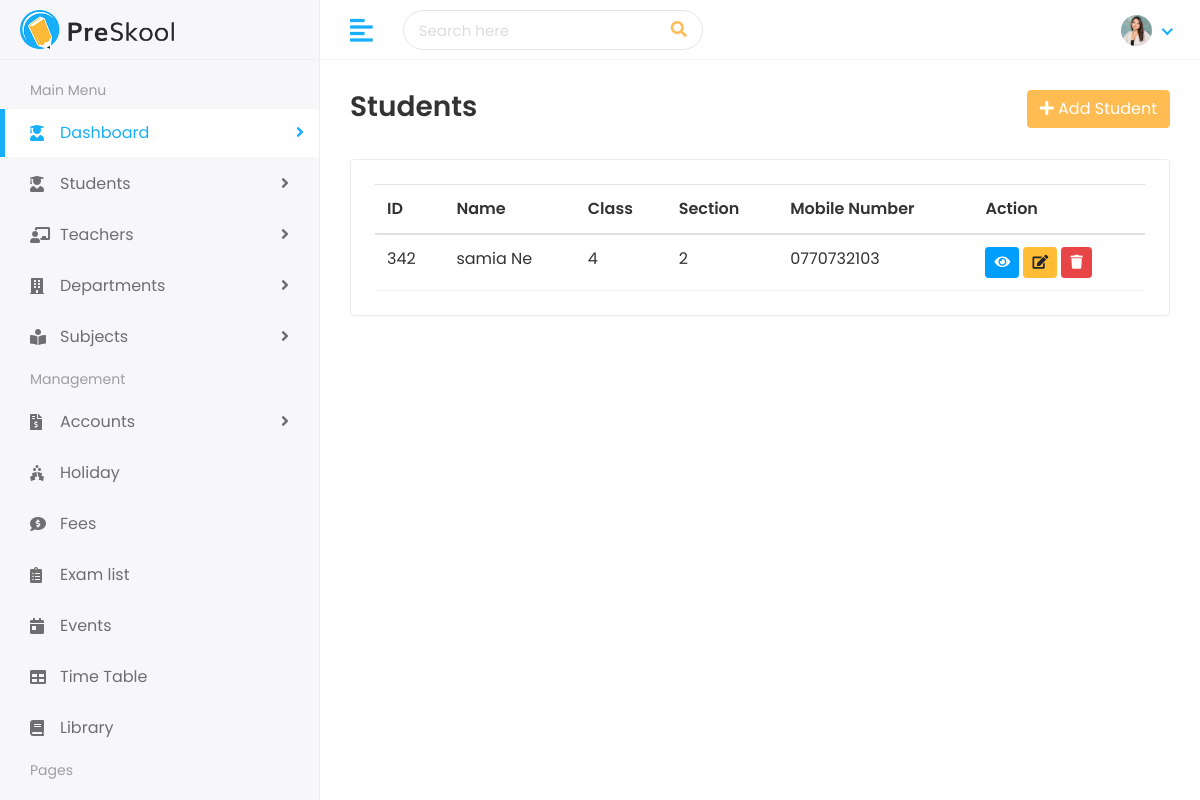
The app's page /student/, older data.
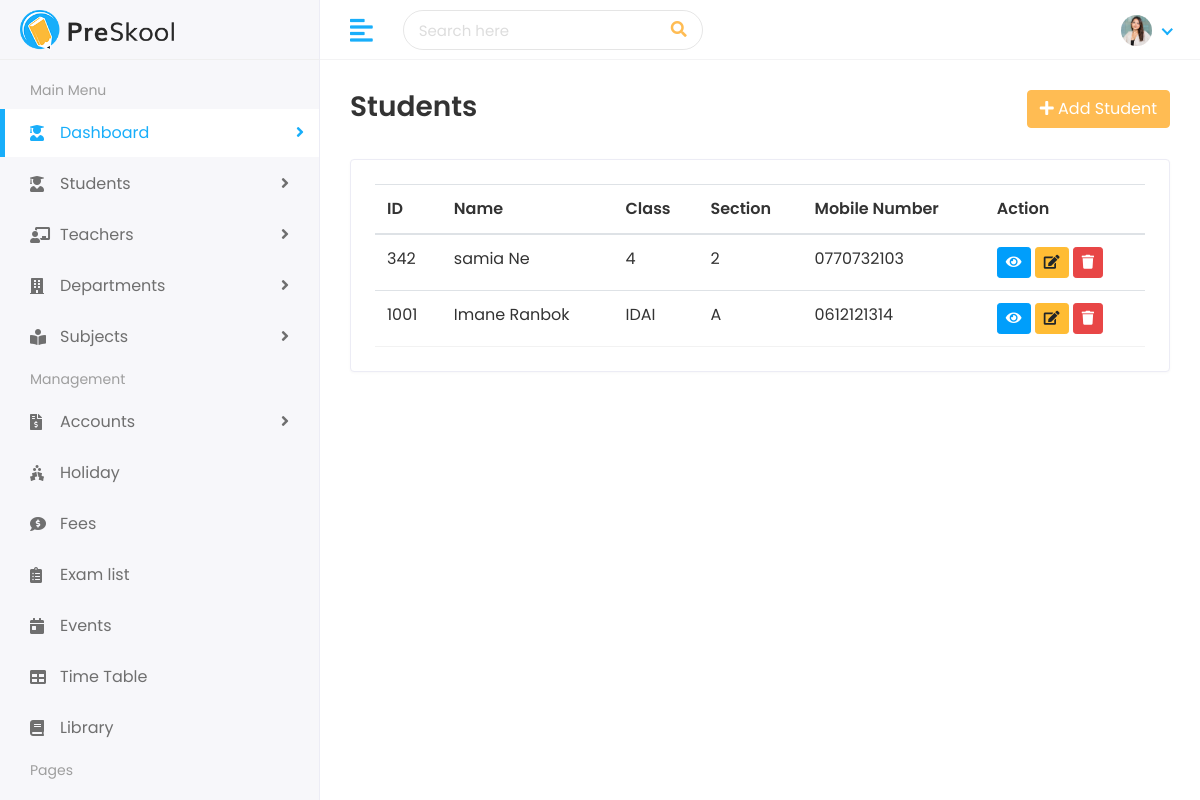
The same page, newer data.
### student/models.py (models this page shows)
class Student(models.Model):
 first_name = models.CharField(max_length=100)
 last_name = models.CharField(max_length=100)
 student_id = models.CharField(max_length=20)
 gender = models.CharField(max_length=10,
 choices=[('Male','Male'), ('Female','Female')])
 date_of_birth = models.DateField()
 student_class = models.CharField(max_length=50)
 joining_date = models.DateField()
 mobile_number = models.CharField(max_length=15)
 admission_number = models.CharField(max_length=20)
 section = models.CharField(max_length=10)
 student_image = models.CharField(max_length=500, blank=True, null=True)
 parent = models.OneToOneField(
 Parent, on_delete=models.CASCADE)

### student/views.py (the view)
# urls.py: path('', views.student_list, name='student_list'),
def student_list(request):
    students = Student.objects.all()
    print(f"DEBUG - Nombre d'étudiants envoyés au template: {students.count()}")  # Vérification
    return render(request, 'students/students.html', {'students': students})

### templates/students/students.html (shortened to what this page needs)
{% extends 'base.html' %}
{% load static %}
{% block body %}
<div class="page-wrapper">
   <div class="content container-fluid">
      <div class="page-header">
         <div class="row align-items-center">
            <div class="col">
               <h3 class="page-title">Students</h3>
            </div>
            <div class="col-auto text-right">
               <a href="{% url 'add_student' %}" class="btn btn-primary">
                  <i class="fas fa-plus"></i> Add Student
               </a>
            </div>
         </div>
      </div>
      <div class="row">
         <div class="col-sm-12">
            <div class="card">
               <div class="card-body">
                  <div class="table-responsive">
                     <table class="table table-hover">
                        <thead>
                           <tr>
                              <th>ID</th>
                              <th>Name</th>
                              <th>Class</th>
                              <th>Section</th>
                              <th>Mobile Number</th>
                              <th>Action</th>
                           </tr>
                        </thead>
                        <tbody>
                           {% for student in students %}
                           <tr>
                              <td>{{ student.student_id }}</td>
                              <td>{{ student.first_name }} {{ student.last_name }}</td>
                              <td>{{ student.student_class }}</td>
                              <td>{{ student.section }}</td>
                              <td>{{ student.mobile_number }}</td>
                              <td>
                                 <a href="{% url 'view_student' student.student_id %}" class="btn btn-sm btn-info">
                                    <i class="fas fa-eye"></i>
                                 </a>
                                 <a href="{% url 'edit_student' student.student_id %}" class="btn btn-sm btn-warning">
                                    <i class="fas fa-edit"></i>
                                 </a>
                                 <a href="{% url 'delete_student' student.student_id %}" class="btn btn-sm btn-danger">
                                    <i class="fas fa-trash"></i>
                                 </a>
                              </td>
                           </tr>
                           {% empty %}
                           <tr>
                              <td colspan="6" class="text-center">No students found</td>
                           </tr>
                           {% endfor %}
                        </tbody>
                     </table>
                  </div>
               </div>
            </div>
         </div>
      </div>
   </div>
</div>
{% endblock %}

### templates/base.html (shortened to what this page needs)
{% load static %}
<!DOCTYPE html>
<html lang="en">
   <head>
      <link rel="stylesheet" href="{%static 'assets/plugins/bootstrap/css/bootstrap.min.css' %}">
      <link rel="stylesheet" href="{%static 'assets/plugins/fontawesome/css/fontawesome.min.css' %}">
      <link rel="stylesheet" href="{%static 'assets/plugins/fontawesome/css/all.min.css' %}">
      <link rel="stylesheet" href="{%static 'assets/css/style.css' %}">
   </head>
   <body>
      <div class="main-wrapper">
         <div class="header">
            <div class="header-left">
               <a href="index.html" class="logo">
               <img src="{%static 'assets/img/logo.png' %}" alt="Logo">
               </a>
            </div>
            <a href="javascript:void(0);" id="toggle_btn">
            <i class="fas fa-align-left"></i>
            </a>
            <div class="top-nav-search">
               <form>
                  <input type="text" class="form-control" placeholder="Search here">
                  <button class="btn" type="submit"><i class="fas fa-search"></i></button>
               </form>
            </div>
            <ul class="nav user-menu">
               <li class="nav-item dropdown noti-dropdown">
                  <a href="#" class="dropdown-toggle nav-link" data-toggle="dropdown">
                  </a>
               </li>
               <li class="nav-item dropdown has-arrow">
                  <a href="#" class="dropdown-toggle nav-link" data-toggle="dropdown">
                  <span class="user-img"><img class="rounded-circle" src="{%static 'assets/img/profiles/avatar-01.jpg'%}" width="31" alt="Ryan Taylor"></span>
                  </a>
               </li>
            </ul>
         </div>
         <div class="sidebar" id="sidebar">
            <div class="sidebar-inner slimscroll">
               <div id="sidebar-menu" class="sidebar-menu">
                  <ul>
                     <li class="menu-title">
                        <span>Main Menu</span>
                     </li>
                     <li class="submenu active">
                        <a href="#"><i class="fas fa-user-graduate"></i> <span> Dashboard</span> <span class="menu-arrow"></span></a>
                     </li>
                     <li class="submenu">
                        <a href="#"><i class="fas fa-user-graduate"></i> <span> Students</span> <span class="menu-arrow"></span></a>
                     </li>
                     <li class="submenu">
                        <a href="#"><i class="fas fa-chalkboard-teacher"></i> <span> Teachers</span> <span class="menu-arrow"></span></a>
                     </li>
                     <li class="submenu">
                        <a href="#"><i class="fas fa-building"></i> <span> Departments</span> <span class="menu-arrow"></span></a>
                     </li>
                     <li class="submenu">
                        <a href="#"><i class="fas fa-book-reader"></i> <span> Subjects</span> <span class="menu-arrow"></span></a>
                     </li>
                     <li class="menu-title">
                        <span>Management</span>
                     </li>
                     <li class="submenu">
                        <a href="#"><i class="fas fa-file-invoice-dollar"></i> <span> Accounts</span> <span class="menu-arrow"></span></a>
                     </li>
                     <li>
                        <a href="holiday.html"><i class="fas fa-holly-berry"></i> <span>Holiday</span></a>
                     </li>
                     <li>
                        <a href="fees.html"><i class="fas fa-comment-dollar"></i> <span>Fees</span></a>
                     </li>
                     <li>
                        <a href="exam.html"><i class="fas fa-clipboard-list"></i> <span>Exam list</span></a>
                     </li>
                     <li>
                        <a href="event.html"><i class="fas fa-calendar-day"></i> <span>Events</span></a>
                     </li>
                     <li>
                        <a href="time-table.html"><i class="fas fa-table"></i> <span>Time Table</span></a>
                     </li>
                     <li>
                        <a href="library.html"><i class="fas fa-book"></i> <span>Library</span></a>
                     </li>
                     <li class="menu-title">
                        <span>Pages</span>
                     </li>
                     <li class="submenu">
                        <a href="#"> <span> Authentication </span> </a>
                     </li>
                  </ul>
               </div>
            </div>
         </div>
         {% block body %}
         {% endblock %}
      </div>
  </body>
  </html>

Row changes from the older to the newer data that the page shows:
added Student: student_id "1001", first_name "Imane", last_name "Ranbok", student_class "IDAI", section "A", mobile_number "0612121314"
